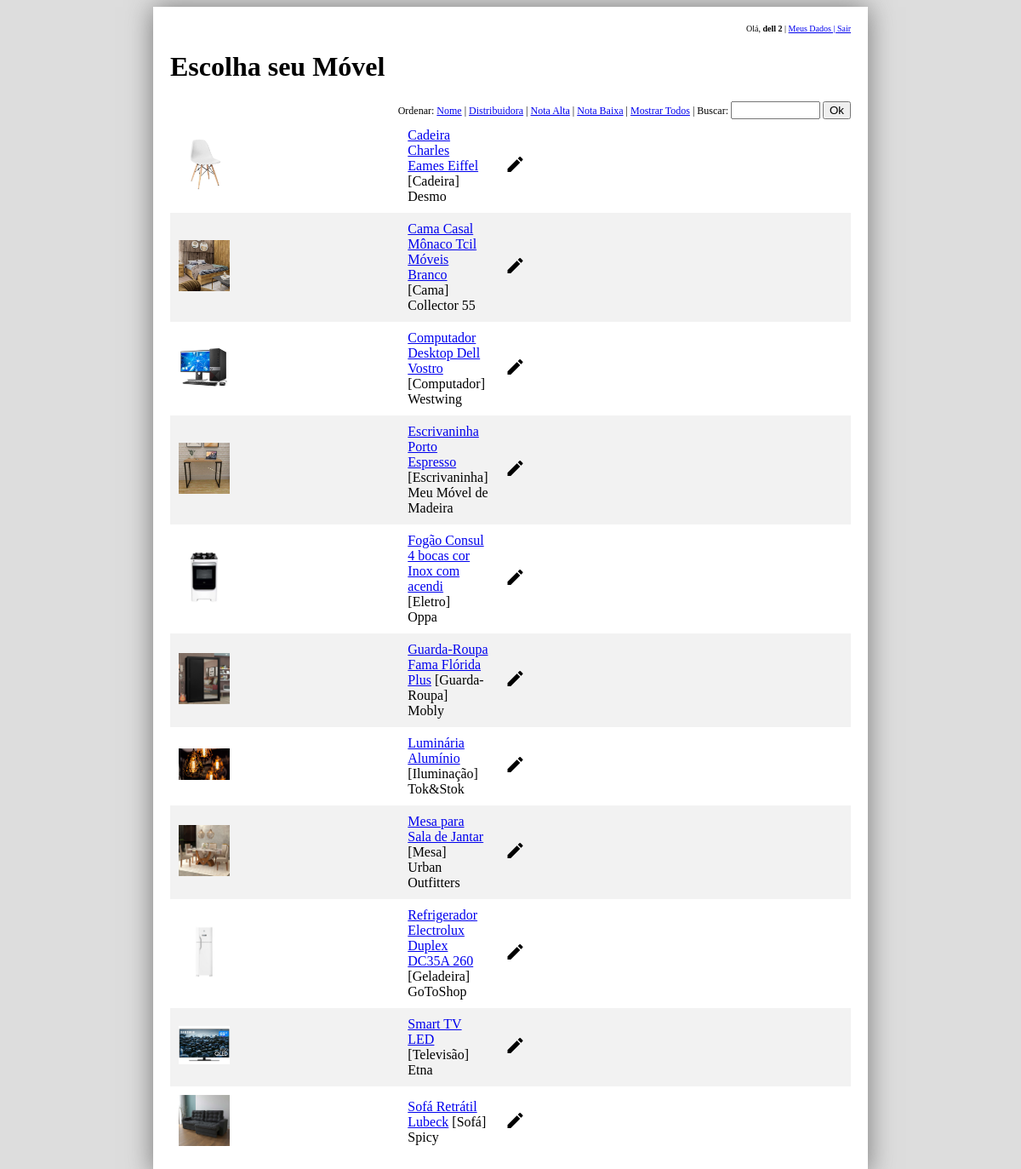
The app's page / (signed in) with its own data.
### tables this page shows
CREATE TABLE `moveis` (
  `cod` int(11) NOT NULL,
  `nome` varchar(40) NOT NULL,
  `genero` int(11) NOT NULL,
  `distribuidora` int(11) NOT NULL,
  `descricao` text NOT NULL,
  `nota` decimal(4,2) NOT NULL,
  `capa` varchar(40) DEFAULT NULL
);

CREATE TABLE `generos` (
  `cod` int(11) NOT NULL,
  `genero` varchar(20) NOT NULL
);

CREATE TABLE `distribuidoras` (
  `cod` int(11) NOT NULL,
  `distribuidora` varchar(20) NOT NULL,
  `cidade` varchar(15) NOT NULL
);

### includes/funcoes.php (called while the page is built, shortened)
<?php
function thumb ($arq) {
	$caminho = "fotos/$arq";
	if (is_null($arq) || !file_exists($caminho)) {
		return "fotos/indisponivel.jpg";
	} else {
		return $caminho;
	}
}

### includes/login.php (called while the page is built, shortened)
<?php
function is_admin() {
    $t = $_SESSION['tipo'] ?? null;
    if (is_null($t)) {
        return false;
    } else {
        if ($t == 'admin') {
            return true;
        } else {
            return false;
        }
    }
}
function is_editor() {
    $t = $_SESSION['tipo'] ?? null;
    if (is_null($t)) {
        return false;
    } else {
        if ($t == 'editor') {
            return true;
        } else {
            return false;
        }
    }
}
?>

### index.php (the view, shortened to what this page needs)
<!DOCTYPE html>
<html lang="pt-br">
<head>
<link rel="stylesheet" href="css/style.css"/>
</head>
<body>
<?php
require_once "includes/banco.php";
require_once "includes/login.php";
require_once "includes/funcoes.php";
$ordem = $_GET['o'] ?? "n";
$chave = $_GET['c'] ?? "";
?>
<div id="corpo">
<?php include_once "includes/topo.php"; ?>
<h1>Escolha seu Móvel</h1>
<form method="get" id="busca" action="index.php">
Ordenar:
<a href="index.php?o=n&c=<?php echo $chave;?>">Nome</a> |
<a href="index.php?o=p&c=<?php echo $chave;?>">Distribuidora</a> |
<a href="index.php?o=n1&c=<?php echo $chave;?>">Nota Alta</a> |
<a href="index.php?o=n2&c=<?php echo $chave;?>">Nota Baixa</a> |
<a href="index.php">Mostrar Todos</a> |
Buscar: <input type="text" name="c" size="10" maxlength="40"/>
<input type="submit" value="Ok"/>
</form>
<table class="listagem">
<?php
$q = "select m.cod, m.nome, g.genero, d.distribuidora, m.capa from moveis m join generos g on m.genero = g.cod join distribuidoras d on m.distribuidora = d.cod ";
switch ($ordem) {
	default:
	$q .= "ORDER BY m.nome";
	break;
}
$busca = $banco->query($q);
if(!$busca) {
	echo "<tr><td>Infelizmente a busca deu errado";
} else {
	if($busca->num_rows == 0) {
		echo "<tr><td>Nenhum registro encontrado";
	} else {
		while($reg=$busca->fetch_object()) {
			$t = thumb($reg->capa);
			echo "<tr><td><img src='$t' class='mini'/><td>";
			echo "<td><a href='detalhes.php?cod=$reg->cod'>$reg->nome</a>";
			echo " [$reg->genero]";
			echo "<br/>$reg->distribuidora";
			if (is_admin()) {
				echo "<td>";
				echo "<i class='material-icons'>add_circle</i> ";
				echo "<i class='material-icons'>edit</i> ";
				echo "<i class='material-icons'>delete</i> ";
			} else if (is_editor()) {
				echo "<td>";
				echo "<i class='material-icons'>edit</i> ";
			}
		}
	}
}
?>
</table>
</div>
</body>
</html>

### css/style.css (style rules this page uses)
body { background-color: #ddd; font-family: Tahoma; }
div#corpo { width: 800px; margin: auto; padding: 20px; background-color: #fff; box-shadow: 0px 0px 30px #777; }
form#busca { font-size: 12px; text-align: right; }
table.listagem { width: 100%; text-align: left; border-collapse: collapse; }
table.listagem td { padding: 10px; }
table.listagem tr:nth-child(even) { background-color: #f2f2f2; }
table.listagem td:nth-child(1) { width: 50px; }
table.listagem td:nth-child(3) { width: 90px; }
img.mini { width: 60px; }

### records on screen
moveis: capa (picture), nome "Cadeira Charles Eames Eiffel", genero.genero "Cadeira", distribuidora.distribuidora "Desmo"
moveis: capa (picture), nome "Cama Casal Mônaco Tcil Móveis Branco", genero.genero "Cama", distribuidora.distribuidora "Collector 55"
moveis: capa (picture), nome "Computador Desktop Dell Vostro", genero.genero "Computador", distribuidora.distribuidora "Westwing"
moveis: capa (picture), nome "Escrivaninha Porto Espresso", genero.genero "Escrivaninha", distribuidora.distribuidora "Meu Móvel de Madeira"
moveis: capa (picture), nome "Fogão Consul 4 bocas cor Inox com acendi", genero.genero "Eletro", distribuidora.distribuidora "Oppa"
moveis: capa (picture), nome "Guarda-Roupa Fama Flórida Plus", genero.genero "Guarda-Roupa", distribuidora.distribuidora "Mobly"
moveis: capa (picture), nome "Luminária Alumínio", genero.genero "Iluminação", distribuidora.distribuidora "Tok&Stok"
moveis: capa (picture), nome "Mesa para Sala de Jantar", genero.genero "Mesa", distribuidora.distribuidora "Urban Outfitters"
moveis: capa (picture), nome "Refrigerador Electrolux Duplex DC35A 260", genero.genero "Geladeira", distribuidora.distribuidora "GoToShop"
moveis: capa (picture), nome "Smart TV LED", genero.genero "Televisão", distribuidora.distribuidora "Etna"
moveis: capa (picture), nome "Sofá Retrátil Lubeck", genero.genero "Sofá", distribuidora.distribuidora "Spicy"

### other values on screen
$_SESSION['nome'] "dell 2"
